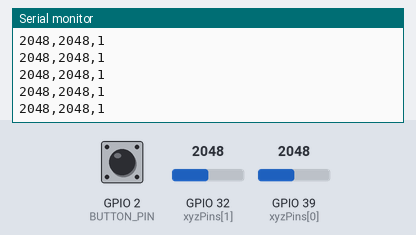
This sketch was run on a simulated ESP32. On the bench: the last lines printed to the serial monitor. The test bench sets the inputs (shaded band); at power-on: GPIO 32 (xyzPins[1]) = 2048, GPIO 39 (xyzPins[0]) = 2048, GPIO 2 (BUTTON_PIN) HIGH.

Above: at 1.2 s.
1.3 s: GPIO 32 (xyzPins[1]) set to 2866
At 1.31 s:
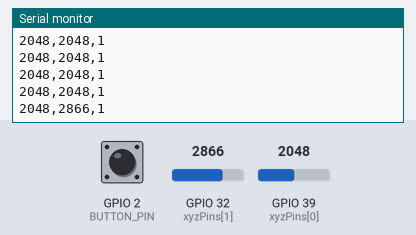
2.8 s: GPIO 39 (xyzPins[0]) set to 2866
At 2.81 s:
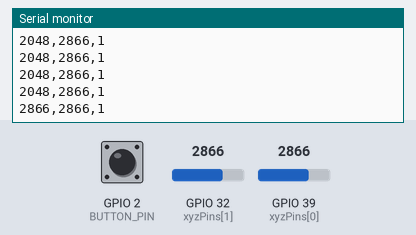
4.3 s: GPIO 2 (BUTTON_PIN) pulled LOW for 0.15 s
At 4.32 s:
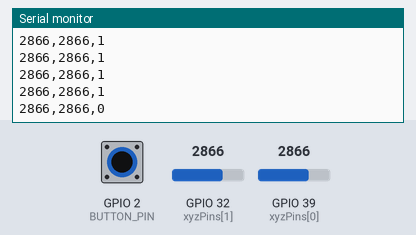
5.9 s: GPIO 32 (xyzPins[1]) set to 3603
At 5.92 s:
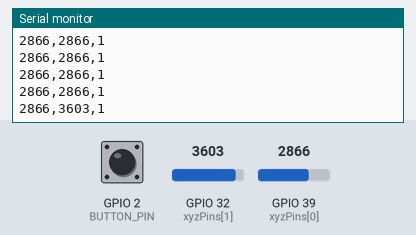
7.4 s: GPIO 2 (BUTTON_PIN) pulled LOW for 1 s
At 7.43 s:
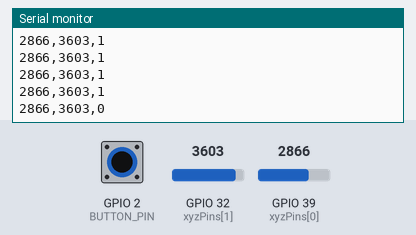
9.9 s: GPIO 39 (xyzPins[0]) set to 3603
At 9.94 s:
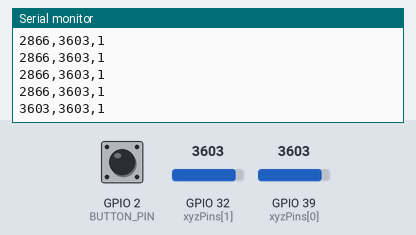
Timing chart, 0 to 12.4 s (numbered marks = the images above; inputs shaded):
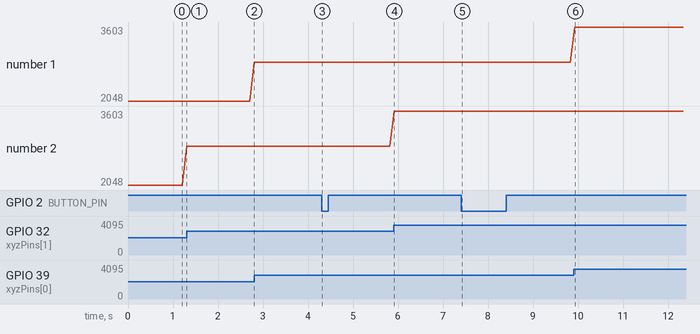

The sketch:

buttonjoystick.ino
```cpp
/*
  LILYGO Joystick Example
  Joystick X, Y, and SW are connected to pins 39, 32, and 33
  Prints out X, Y, Z values to Serial
*/
#define BUTTON_PIN 2

int xyzPins[] = {39, 32, 33};   //x, y, z(switch) pins
void setup() {
  Serial.begin(9600);
  pinMode(xyzPins[2], INPUT_PULLUP);  // pullup resistor for switch
  pinMode(BUTTON_PIN, INPUT_PULLUP);

}
void loop() {
  int buttonState = digitalRead(BUTTON_PIN);

  int xVal = analogRead(xyzPins[0]);
  int yVal = analogRead(xyzPins[1]);
  //int zVal = digitalRead(xyzPins[2]);
  Serial.printf("%d,%d,%d", xVal, yVal, buttonState);
  Serial.println();
  delay(100);
}
```

Measured:
- after the input at 1.3 s, the serial monitor: prints a new line at once (image 1)
- after the input at 2.8 s, the serial monitor: prints a new line at once (image 2)
- after the input at 4.3 s, the serial monitor: prints a new line at once (image 3)
- after the input at 5.9 s, the serial monitor: prints a new line at once (image 4)
- after the input at 7.4 s, the serial monitor: prints a new line at once (image 5)
- after the input at 9.9 s, the serial monitor: prints a new line at once (image 6)
- plotted number 2: 2048 → 2866 after the input at 1.3 s, 2866 → 3603 after the input at 5.9 s
